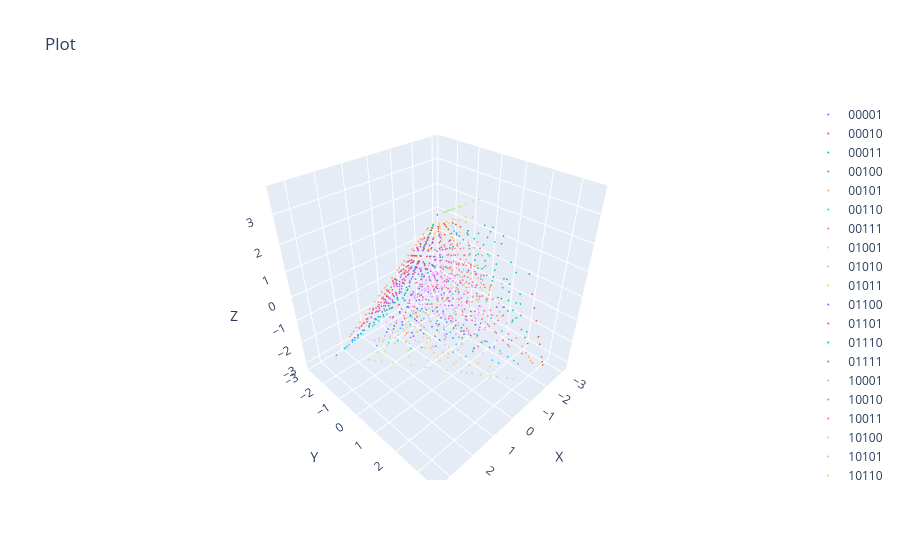

The notebook cell saved with this chart:
### Code cell
scatter(principal_components_coarse, heclass)
